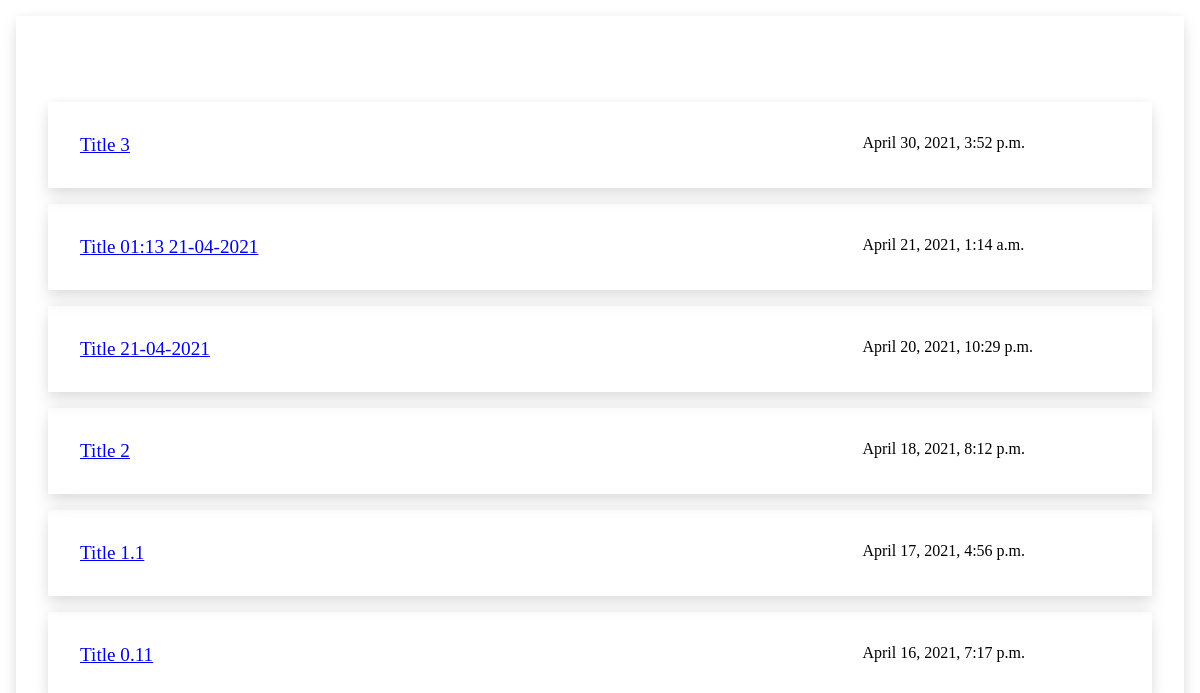
Before: /xapp/ with the older database file.
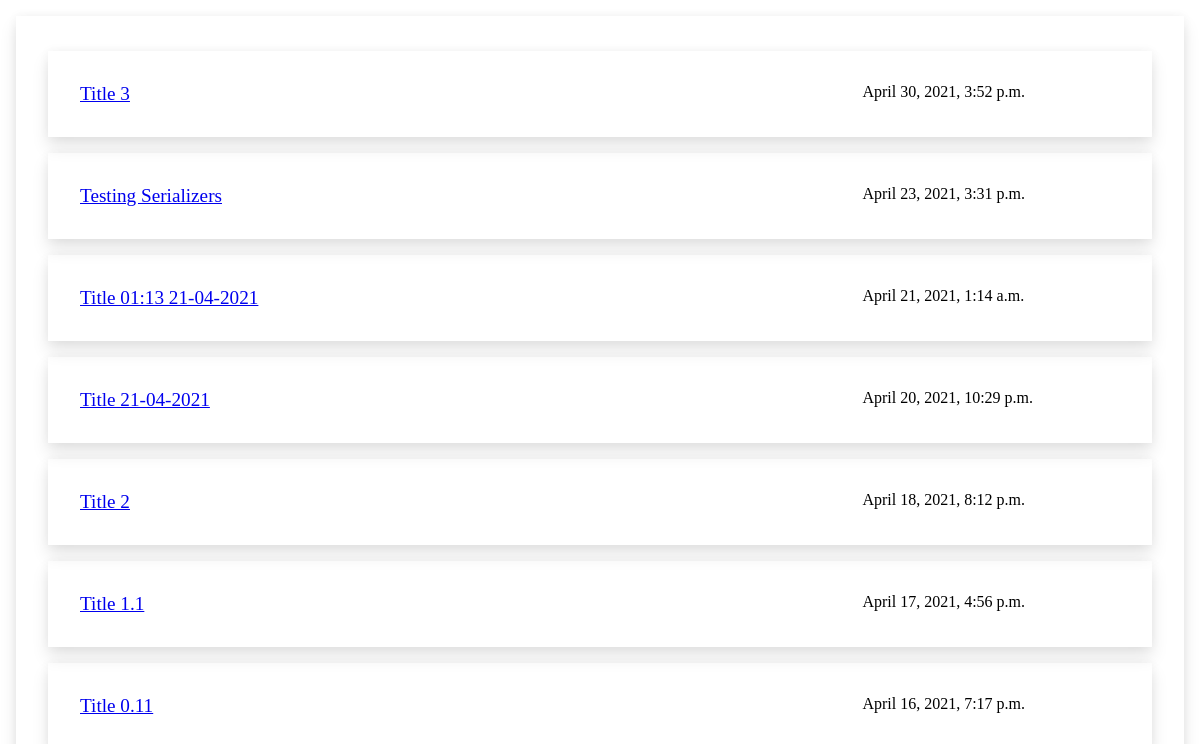
After: the same page with the newer database file.
### xapp/models.py (models this page shows, shortened)
class Topic(models.Model):
    title = models.CharField(max_length=200)
    published_date = models.DateTimeField('date published')

### xapp/views.py (the view)
# urls.py: path('', views.IndexView.as_view(), name='index'),
class IndexView(generic.ListView):
    template_name = 'xapp/index.html'
    context_object_name = 'topics'
    def get_queryset(self):
        return Topic.objects.order_by('-published_date')

### xapp/templates/xapp/index.html (shortened to what this page needs)
<!DOCTYPE html>
<html>
  <head>
    {% load static %}
    <link
      rel="stylesheet"
      type="text/css"
      href="{% static 'xapp/style.css' %}"
    />
  </head>
  <body>
    <div class="content">
      <table>
        {% if topics %} {% for topic in topics %}
        <tr>
          <td class="main-cell">
            <a href="{% url 'xapp:topic' topic.id %}">{{ topic.title }}</a>
          </td>
          <td>{{ topic.published_date }}</td>
        </tr>
        {% endfor %} {% else %}
        <p>No Topics are available.</p>
        {% endif %}
      </table>
    </div>
  </body>
</html>

Changed rows visible on the page:
added Topic: title "Testing Serializers", published_date "April 23, 2021, 3:31 p.m."
